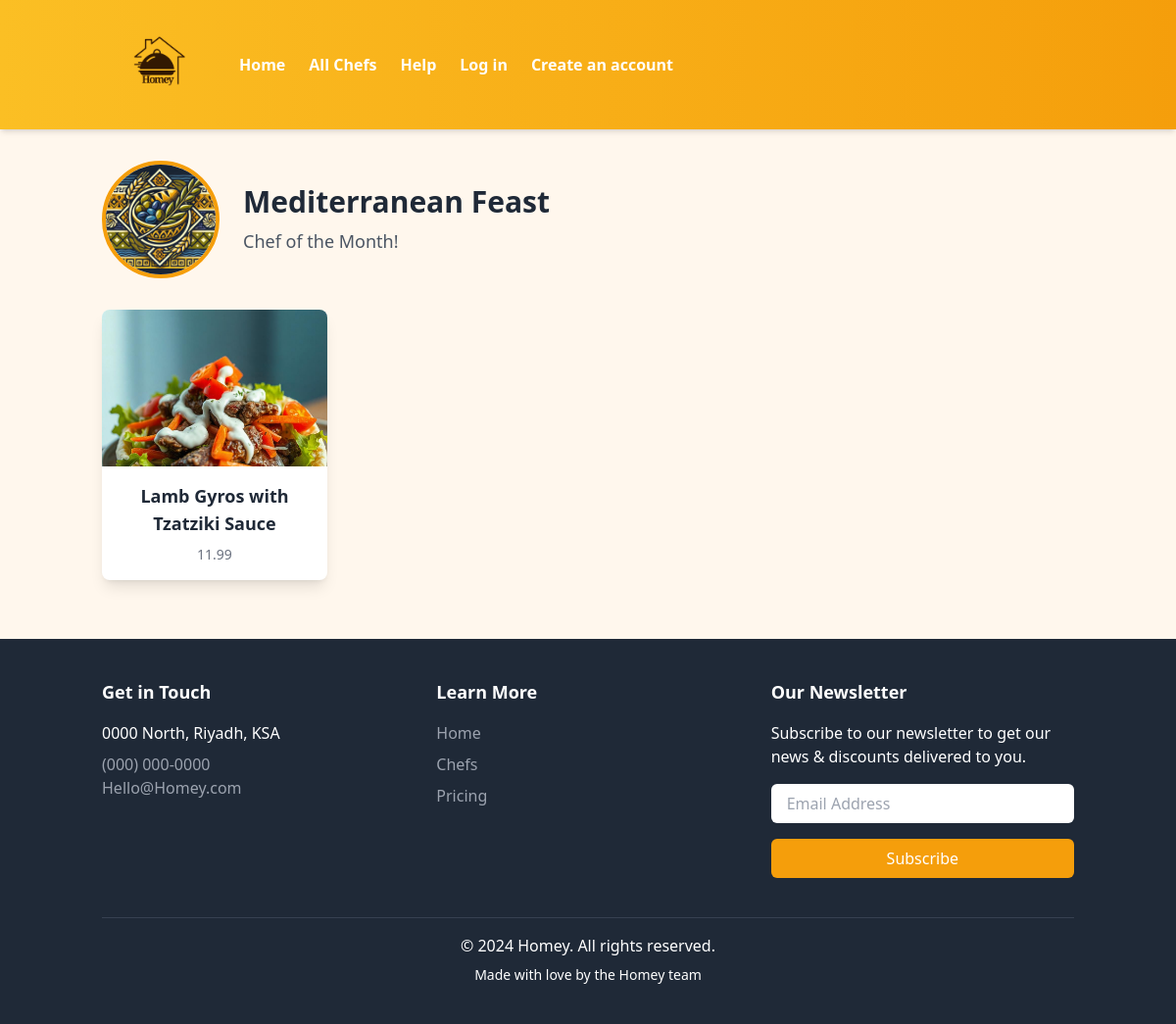
Page /menu2/2/ on the committed database.
### dash/models.py (models this page shows, shortened)
class ChefOffering(models.Model):
    CATEGORY_CHOICES = [
        ('savory', 'Savory'),
        ('sweet', 'Sweet'),
    ]
    name = models.CharField(max_length=255)  # e.g., "Gourmet Family Meals"
    description = models.TextField()  # Description of the offering
    category = models.CharField(max_length=100, choices=CATEGORY_CHOICES)
    price_range = models.CharField(max_length=50)  # e.g., "Affordable", "Premium"
    created_at = models.DateTimeField(auto_now_add=True)  # Timestamp
    image = models.ImageField(upload_to='images/', blank=True, null=True)

class Dish(models.Model):
    chef_offering = models.ForeignKey(ChefOffering, related_name='dishes', on_delete=models.CASCADE)
    name = models.CharField(max_length=255)  # e.g., "Pasta Primavera"
    description = models.TextField()  # Description of the dish
    ingredients = models.TextField()  # e.g., "Tomatoes, Basil, Garlic, Olive Oil"
    price = models.DecimalField(max_digits=6, decimal_places=2)  # e.g., "12.99"
    image = models.ImageField(upload_to='dish_images/', blank=True, null=True)

### dash/views.py (the view)
# urls.py: path('menu2/<int:offering_id>/' , views.menu2 , name='menu2'),
def menu2(request, offering_id):
    offering = get_object_or_404(ChefOffering, id=offering_id)
    dishes = offering.dishes.all()
    return render(request, 'dash/menu2.html', {
        'offering': offering,
        'dishes': dishes
    })

### dash/templates/dash/menu2.html (shortened to what this page needs)
{% load static %}
<!DOCTYPE html>
<html lang="en">
<head>
    <script src="https://cdn.tailwindcss.com"></script>
</head>
<body class="bg-orange-50">
    <section class="sticky top-0 z-40 w-full bg-gradient-to-r from-amber-400 to-amber-500 shadow-md py-4">
        <div class="container mx-auto flex items-center px-6">
            <div class="mr-8">
                <img class="w-[100px] h-[100px]" src="{% static 'images/logo.png' %}" alt="Homey Logo">
            </div>
            <div class="space-x-6 text-white font-semibold flex items-center">
                <a href="{% url 'dash:home' %}" class="hover:text-amber-200 transition duration-200">Home</a>
                <a href="{% url 'dash:chef' %}" class="hover:text-amber-200 transition duration-200">All Chefs</a>
                <a href="#" class="hover:text-amber-200 transition duration-200">Help</a>
                {% if user.is_authenticated %}
                    <a href="{% url 'dash:profile' %}" class="hover:text-amber-200 transition duration-200">Profile</a>
                    <a href="{% url 'dash:cart' %}" class="hover:text-amber-200 transition duration-200">
                        Cart
                        <span id="cartCount" class="ml-2 bg-white text-black rounded-full px-2 py-1 text-sm">0</span>
                    </a>
                    <a href="{% url 'dash:logout' %}" class="hover:text-amber-200 transition duration-200">Log out</a>
                {% else %}
                    <a href="{% url 'dash:login' %}" class="hover:text-amber-200 transition duration-200">Log in</a>
                    <a href="{% url 'dash:signup' %}" class="hover:text-amber-200 transition duration-200">Create an account</a>
                {% endif %}
            </div>
        </div>
    </section>
    <div id="restaurantData" data-restaurant-id="{{ offering.id }}" class="container mx-auto mt-8 px-4">
        <div class="flex items-center mb-8">
            <img class="w-[120px] h-[120px] object-cover rounded-full border-4 border-amber-500" src="{{ offering.image.url }}" alt="Chef Offering Image">
            <div class="ml-6">
                <h2 class="text-3xl font-semibold text-gray-800">{{ offering.name }}</h2>
                <p class="text-lg text-gray-600 mt-2">Chef of the Month!</p>
            </div>
        </div>
        <div class="grid grid-cols-1 sm:grid-cols-2 md:grid-cols-3 lg:grid-cols-4 gap-6">
            {% for dish in dishes %}
                <a href="{% url 'dash:singleDish' dish.id %}" class="w-full bg-white rounded-lg overflow-hidden shadow-lg transform transition-all hover:scale-105 hover:shadow-xl duration-300">
                    <div class="w-full h-[160px] overflow-hidden">
                        <img class="w-full h-full object-cover object-center" src="{{ dish.image.url }}" alt="{{ dish.name }} Image">
                    </div>
                    <div class="p-4 text-center">
                        <h3 class="text-lg font-semibold text-gray-800">{{ dish.name }}</h3>
                        <p class="text-sm text-gray-500 mt-2">{{ dish.price }}</p>
                    </div>
                </a>
            {% endfor %}
        </div>
    </div>
    <footer class="bg-gray-800 text-white py-10 mt-[60px]">
        <div class="container mx-auto px-4">
            <div class="grid grid-cols-1 md:grid-cols-3 gap-8 text-center md:text-left">
                <div>
                    <h4 class="text-lg font-semibold mb-4">Get in Touch</h4>
                    <p class="mb-2">0000 North, Riyadh, KSA</p>
                    <p>
                        <a class="text-gray-400 hover:text-white transition" href="tel:+15057922430">(000) 000-0000</a>
                    </p>
                    <p>
                        <a class="text-gray-400 hover:text-white transition" href="mailto:demo@yourdomain.com">Hello@Homey.com</a>
                    </p>
                </div>
                <div>
                    <h4 class="text-lg font-semibold mb-4">Learn More</h4>
                    <ul class="space-y-2">
                        <li>
                            <a href="index.html" class="text-gray-400 hover:text-white transition">Home</a>
                        </li>
                        <li>
                            <a href="chefs.html" class="text-gray-400 hover:text-white transition">Chefs</a>
                        </li>
                        <li>
                            <a href="index.html" class="text-gray-400 hover:text-white transition">Pricing</a>
                        </li>
                    </ul>
                </div>
                <div>
                    <h4 class="text-lg font-semibold mb-4">Our Newsletter</h4>
                    <p class="mb-4">Subscribe to our newsletter to get our news & discounts delivered to you.</p>
                    <form action="#!" class="flex flex-col space-y-4">
                        <input type="email" placeholder="Email Address" class="px-4 py-2 rounded-md text-gray-800" required>
                        <button type="submit" class="bg-amber-500 hover:bg-amber-600 text-white py-2 px-4 rounded-md">
                            Subscribe
                        </button>
                    </form>
                </div>
            </div>
            <div class="border-t border-gray-700 mt-10 pt-4 text-center">
                <p>&copy; 2024 Homey. All rights reserved.</p>
                <p class="text-sm mt-2">Made with love by the Homey team</p>
            </div>
        </div>
    </footer>
</body>
</html>

### rows in the picture
ChefOffering: image (picture), name "Mediterranean Feast"
Dish: image (picture), name "Lamb Gyros with Tzatziki Sauce", price "11.99"
